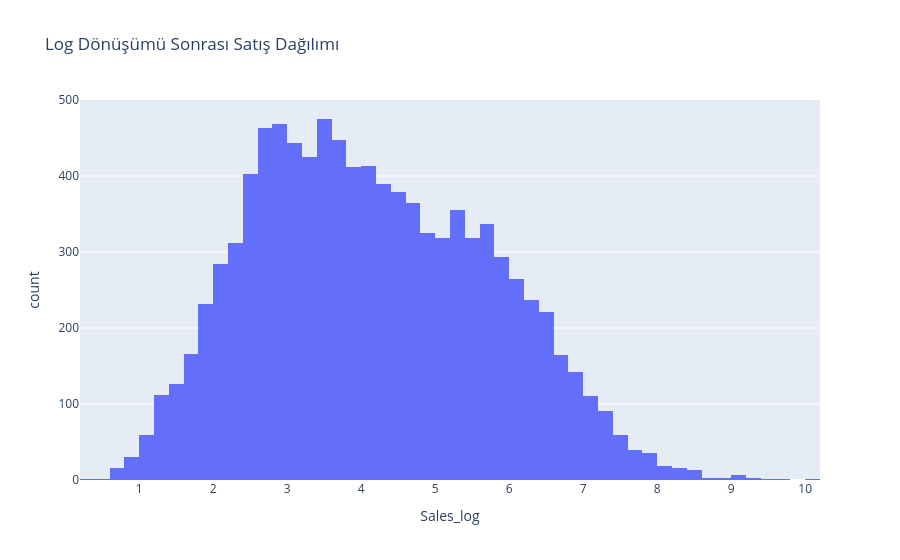

Write notebook code for a chart like this one.
### Code cell
import numpy as np

df['Sales_log'] = np.log1p(df['Sales'])

fig = px.histogram(df, x='Sales_log', nbins=50, title='Log Dönüşümü Sonrası Satış Dağılımı')
fig.show()

### Figure 1 — Plotly figure (JSON) as saved in the notebook; plotly's stock layout.template omitted (floating-point values rounded to 4 significant figures; data arrays with more than 128 entries replaced by an {"elided": "..."} marker saying what was removed)
{"data": [{"bingroup": "x", "hovertemplate": "Sales_log=%{x}<br>count=%{y}<extra></extra>", "legendgroup": "", "marker": {"color": "#636efa", "pattern": {"shape": ""}}, "name": "", "nbinsx": 50, "orientation": "v", "showlegend": false, "type": "histogram", "x": {"elided": "9800 float values"}, "xaxis": "x", "yaxis": "y"}], "layout": {"barmode": "relative", "legend": {"tracegroupgap": 0}, "title": {"text": "Log Dönüşümü Sonrası Satış Dağılımı"}, "xaxis": {"anchor": "y", "domain": [0, 1], "title": {"text": "Sales_log"}}, "yaxis": {"anchor": "x", "domain": [0, 1], "title": {"text": "count"}}}}
